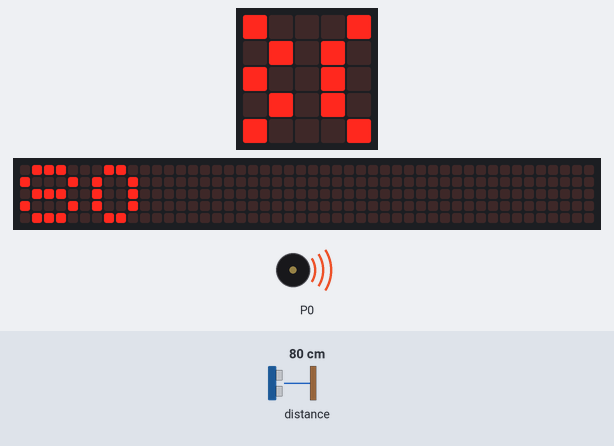
The program below on a simulated BBC micro:bit (MakeCode). On the bench: the board's 5×5 LED display, a strip that is not on the board, showing the scrolling text unrolled, buzzer (waves = sounding). Inputs (shaded band) come from the test bench; at power-on: distance to the obstacle 80 cm. The 48×5 strip is a reading aid, not a part: it shows the text the display is scrolling, unrolled, one strip-width of it at a time.

Above: at 1.28 s.
1.3 s: distance to the obstacle set to 2 cm
At 3.3 s:
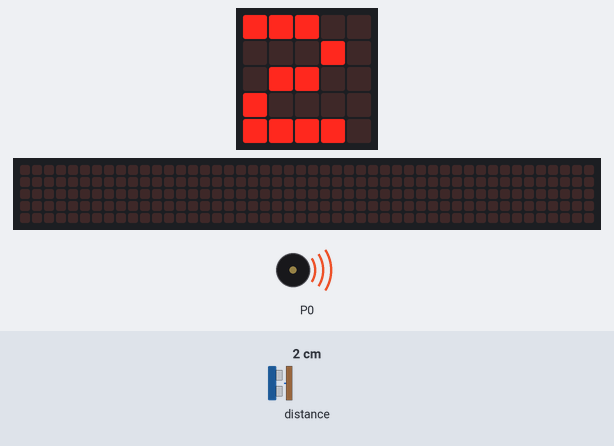
4.9 s: distance to the obstacle set to 18 cm
At 7.88 s:
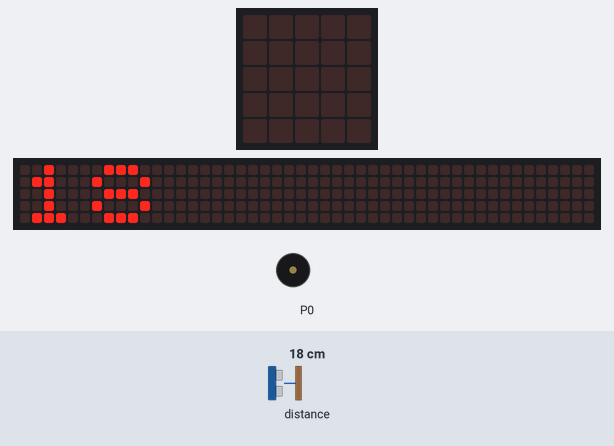
8.5 s: distance to the obstacle set to 4 cm
At 10.6 s:
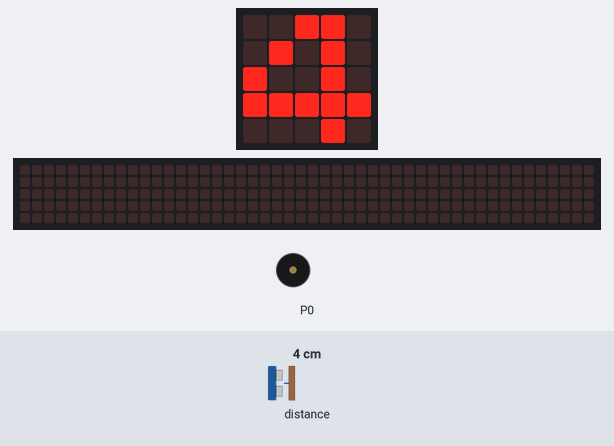
Timing chart, 0 to 18.1 s (numbered marks = the images above; inputs shaded):
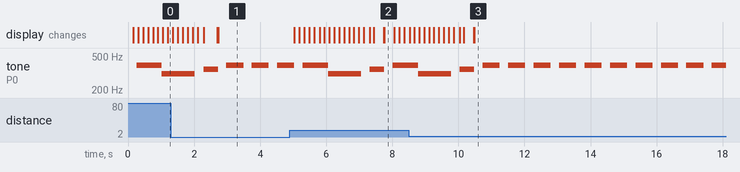

Measured:
- after the input at 4.9 s, the display: first changes after 0.14 s (image 2 shows a later state)
- by itself, tone on P0: plays 311 Hz for 1.0 s, 349 Hz for 0.44 s, 392 Hz for 0.52 s, 392 Hz for 0.52 s, 392 Hz for 0.52 s, 392 Hz for 0.52 s … (12 notes in this stretch)

The program:

main.ts
```typescript
let dist = 0
basic.forever(function () {
    dist = sonar.ping(
    DigitalPin.P1,
    DigitalPin.P2,
    PingUnit.Centimeters
    )
    if (dist <= 100) {
        music.startMelody(music.builtInMelody(Melodies.Dadadadum), MelodyOptions.Once)
    } else {
        music.stopMelody(MelodyStopOptions.All)
    }
    basic.showNumber(dist)
})
```

test.ts
```typescript
// testes vão aqui; isto não será compilado quando este pacote for usado como uma extensão.
```
